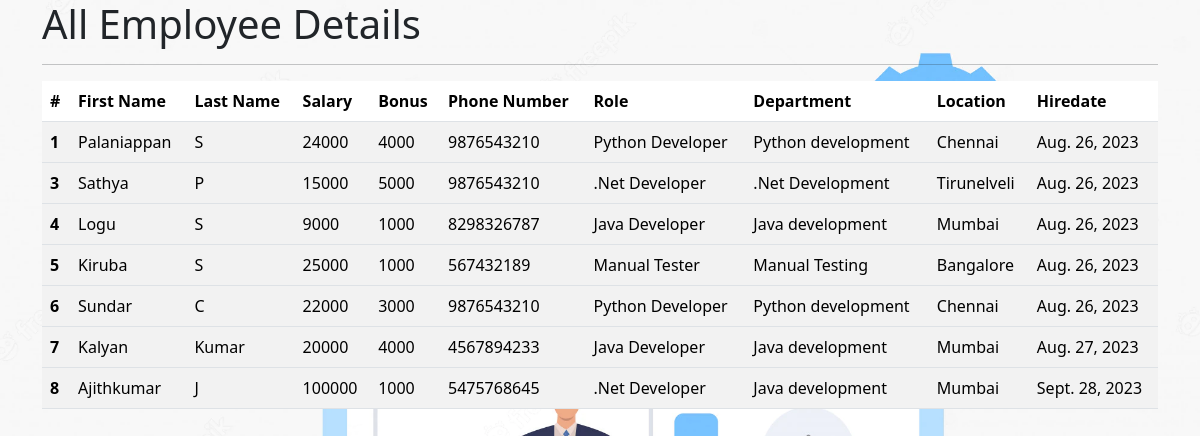
The app's page /all_emp with its own data.
### emp_app/models.py (models this page shows, shortened)
class Employee(models.Model):
    firstname= models.CharField(max_length=100,null=False)
    lastname= models.CharField(max_length=100)
    dept=models.ForeignKey(Department,on_delete=models.CASCADE)
    salary=models.IntegerField(default=0)
    bonus=models.IntegerField(default=0)
    role=models.ForeignKey(Role,on_delete=models.CASCADE)
    phone=models.IntegerField(default=0)
    hiredate=models.DateField()
    def __str__(self):
        return "%s %s %s" %(self.firstname, self.lastname,self.phone)

class Role(models.Model):
    name= models.CharField(max_length=100,null=False)

class Department(models.Model):
    name= models.CharField(max_length=100,null=False)
    location=models.CharField(max_length=100)

### emp_app/views.py (the view)
# urls.py: path('all_emp',views.all_emp, name='all_emp'),
def all_emp(request):
    emps = Employee.objects.all()
    context = {
        'emps': emps
    }
    print(context)
    return render(request,'all_emp.html',context)

### emp_app/templates/all_emp.html (shortened to what this page needs)
<!DOCTYPE html>
<html lang="en">
<head>
    <link href="https://cdn.jsdelivr.net/npm/bootstrap@5.3.1/dist/css/bootstrap.min.css" rel="stylesheet">
  </head>
<body>
  <div class="container">
      <h1>All Employee Details</h1>
      <hr>
      <table class="table table-striped">
        <thead>
          <tr>
            <th scope="col">#</th>
            <th scope="col">First Name</th>
            <th scope="col">Last Name</th>
            <th scope="col">Salary</th>
            <th scope="col">Bonus</th>
            <th scope="col">Phone Number</th>
            <th scope="col">Role</th>
            <th scope="col">Department</th>
            <th scope="col">Location</th>
            <th scope="col">Hiredate</th>
          </tr>
        </thead>
                {% for emp in emps %}
        <tbody>
          <tr>
            <th scope="row"> {{emp.id}} </th>
            <td> {{emp.firstname}} </td>
            <td> {{emp.lastname}} </td>
            <td> {{emp.salary}} </td>
            <td> {{emp.bonus}} </td>
            <td> {{emp.phone}} </td>
            <td> {{emp.role.name}} </td>
            <td> {{emp.dept.name}} </td>
            <td> {{emp.dept.location}} </td>
            <td> {{emp.hiredate}} </td>
          </tr>
        </tbody>
                {% endfor %}
      </table>
  </div>
</body>
</html>

### emp_app/templates/all_emp.html (style rules this page uses)
body { background-image: url(static/images/view.jpg); background-repeat:no-repeat; background-size:cover; }

### records on screen
Employee: id "1", firstname "Palaniappan", lastname "S", salary "24000", bonus "4000", phone "9876543210", role.name "Python Developer", dept.name "Python development", dept.location "Chennai", hiredate "Aug. 26, 2023"
Employee: id "3", firstname "Sathya", lastname "P", salary "15000", bonus "5000", phone "9876543210", role.name ".Net Developer", dept.name ".Net Development", dept.location "Tirunelveli", hiredate "Aug. 26, 2023"
Employee: id "4", firstname "Logu", lastname "S", salary "9000", bonus "1000", phone "8298326787", role.name "Java Developer", dept.name "Java development", dept.location "Mumbai", hiredate "Aug. 26, 2023"
Employee: id "5", firstname "Kiruba", lastname "S", salary "25000", bonus "1000", phone "567432189", role.name "Manual Tester", dept.name "Manual Testing", dept.location "Bangalore", hiredate "Aug. 26, 2023"
Employee: id "6", firstname "Sundar", lastname "C", salary "22000", bonus "3000", phone "9876543210", role.name "Python Developer", dept.name "Python development", dept.location "Chennai", hiredate "Aug. 26, 2023"
Employee: id "7", firstname "Kalyan", lastname "Kumar", salary "20000", bonus "4000", phone "4567894233", role.name "Java Developer", dept.name "Java development", dept.location "Mumbai", hiredate "Aug. 27, 2023"
Employee: id "8", firstname "Ajithkumar", lastname "J", salary "100000", bonus "1000", phone "5475768645", role.name ".Net Developer", dept.name "Java development", dept.location "Mumbai", hiredate "Sept. 28, 2023"
